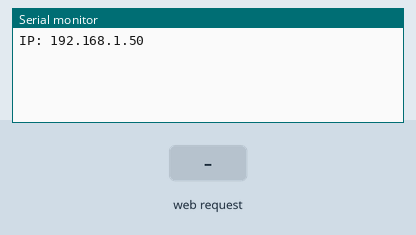
The sketch below on a simulated ESP32. Shown: the last lines printed to the serial monitor. The test bench sets the inputs (shaded band). WiFi joins after 1.5 s; servers stay silent unless stated; uploads are accepted with an empty reply.

Above: at 2.7 s.
2.8 s: HTTP request GET /control?led=1 received
At 3.8 s:
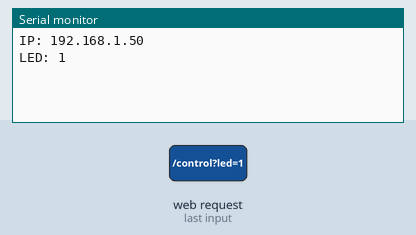
5.8 s: HTTP request GET /control?led=0 received
At 7.2 s:
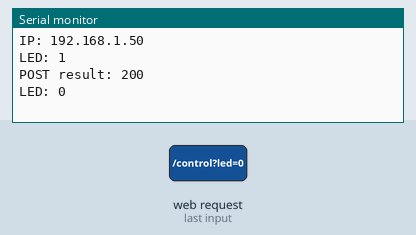

The sketch:

sketch_mar26a.ino
```cpp
#include <WiFi.h>
#include <WebServer.h>
#include <HTTPClient.h>

const char* ssid = "YOUR_ID";
const char* password = "YOUR_PASSWORD";

WebServer server(80);

// 예시 센서값 (나중에 실제 센서 값으로 대체)
int sensorValue = 42;

// 클라이언트가 센서값 요청
void handleGetSensor() {
  String json = "{\"sensor\":" + String(sensorValue) + "}";
  server.send(200, "application/json", json);
}

// 클라이언트가 ESP32에 명령 보내기
void handlePostControl() {
  if (!server.hasArg("plain")) {
    server.send(400, "text/plain", "No body");
    return;
  }
  String body = server.arg("plain");
  Serial.print("RX control: ");
  Serial.println(body);

  // 여기서 body 파싱해서 제어 처리하면 됨
  server.send(200, "text/plain", "OK");
}
// nodejs에서 get방식 정보 받기
void handleControl() {
  if (server.hasArg("led")) {
    String led = server.arg("led");
    Serial.print("LED: ");
    Serial.println(led);
  }
  server.send(200, "text/plain", "OK");
}

// ESP32가 외부 서버로 센서 데이터 보내기
void postToServer() {
  HTTPClient http;
  http.begin("http://192.168.0.100:3000/sensor");
  http.addHeader("Content-Type", "application/json");

  String payload = "{\"sensor\":" + String(sensorValue) + "}";
  int code = http.POST(payload);
  Serial.print("POST result: ");
  Serial.println(code);

  http.end();
}

void setup() {
  Serial.begin(115200);

  WiFi.begin(ssid, password);
  while (WiFi.status() != WL_CONNECTED) { delay(500); }

  Serial.print("IP: ");
  Serial.println(WiFi.localIP());

  server.on("/sensor", HTTP_GET, handleGetSensor);

  // post
  //server.on("/control", HTTP_POST, handlePostControl);

  // get
  server.on("/control", HTTP_GET, handleControl);


  server.begin();
}

void loop() {
  server.handleClient();

  // 5초마다 외부 서버로 센서 데이터 업로드
  static unsigned long lastPost = 0;
  if (millis() - lastPost > 5000) {
    lastPost = millis();
    postToServer();
  }
}
```

Measured:
- after the input at 2.8 s, the serial monitor: prints a new line at once (image 1)
- after the input at 5.8 s, the serial monitor: prints a new line at once (image 2)
